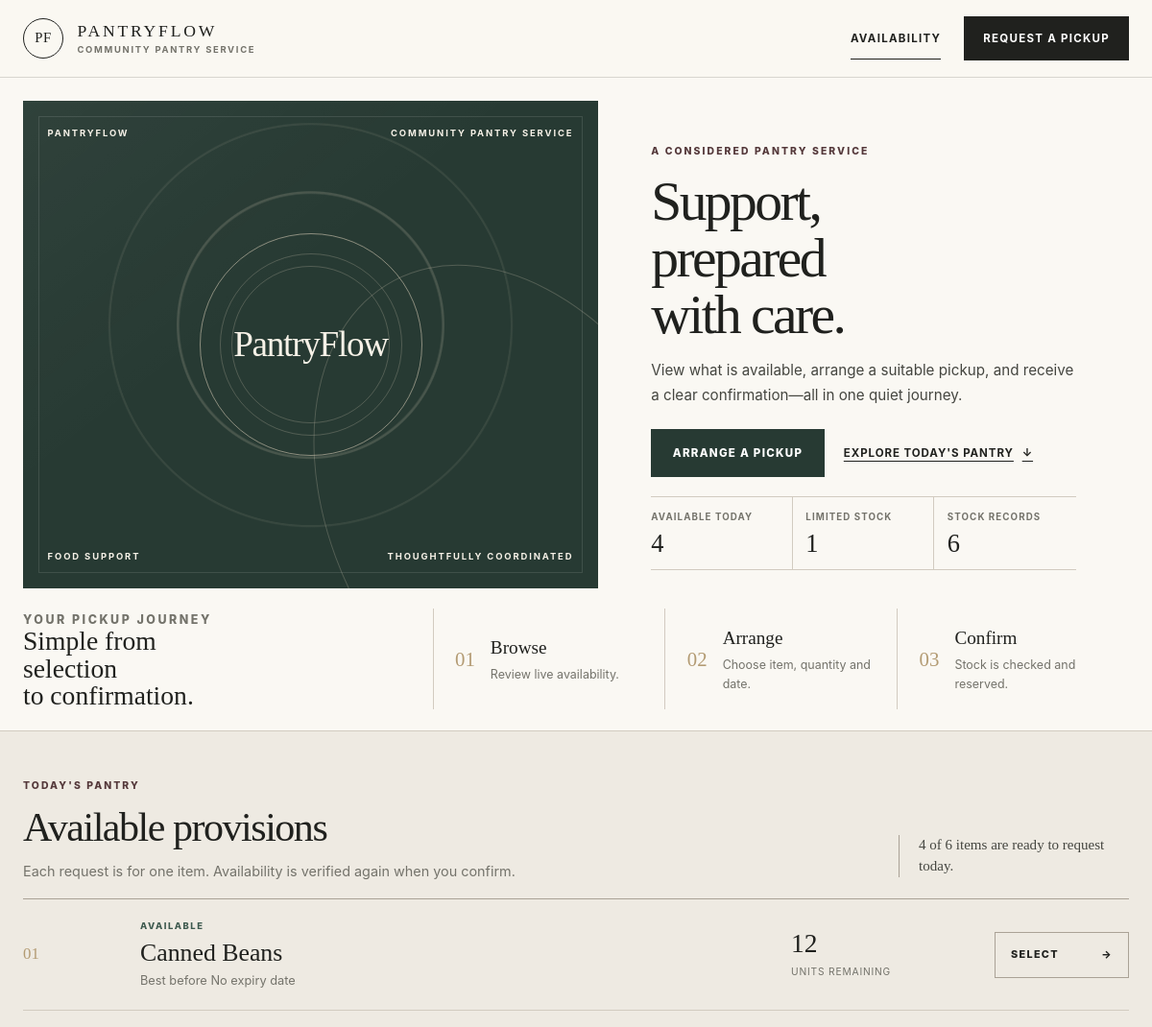
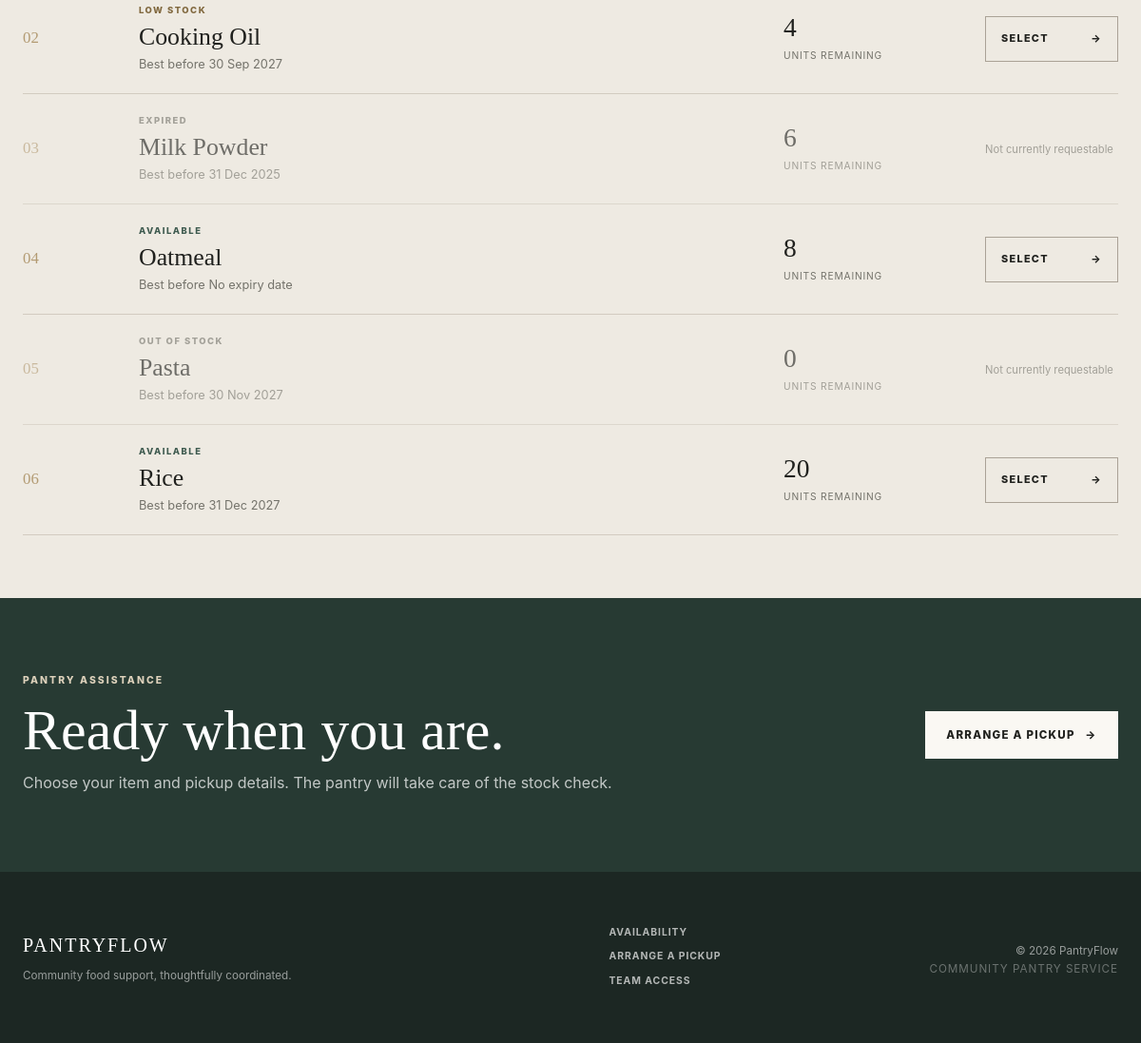
The page / on the database its author committed (2 pictures, top to bottom).
### tables this page shows
CREATE TABLE food_items (
    id INT UNSIGNED AUTO_INCREMENT PRIMARY KEY,
    name VARCHAR(100) NOT NULL,
    quantity INT UNSIGNED NOT NULL DEFAULT 0,
    expiry_date DATE NULL,
    is_active TINYINT(1) NOT NULL DEFAULT 1,
    archived_at TIMESTAMP NULL,
    created_at TIMESTAMP NOT NULL DEFAULT CURRENT_TIMESTAMP,
    INDEX idx_food_items_name (name),
    INDEX idx_food_items_quantity (quantity),
    INDEX idx_food_items_expiry_date (expiry_date),
    INDEX idx_food_items_active (is_active)
);

### includes/functions.php (called while the page is built, shortened)
<?php
function e(mixed $value): string
{
    return htmlspecialchars((string) $value, ENT_QUOTES | ENT_SUBSTITUTE, 'UTF-8');
}
function url(string $path = ''): string
{
    $base = rtrim(APP_BASE_URL, '/');
    $path = ltrim($path, '/');
    return $path === '' ? $base . '/' : $base . '/' . $path;
}
function parse_ymd_date(string $value): ?DateTimeImmutable
{
    $date = DateTimeImmutable::createFromFormat('!Y-m-d', $value);
    $errors = DateTimeImmutable::getLastErrors();
    return $date;
}
function format_date(?string $value): string
{
    if ($value === null || $value === '') {
        return 'No expiry date';
    }
    $date = parse_ymd_date($value);
    return $date ? $date->format('d M Y') : 'Invalid date';
}
function item_status(array $item): array
{
    $quantity = (int) ($item['quantity'] ?? 0);
    $expiryDate = isset($item['expiry_date']) && $item['expiry_date'] !== null
        ? parse_ymd_date((string) $item['expiry_date'])
        : null;
    $today = new DateTimeImmutable('today');
    if ($expiryDate !== null && $expiryDate < $today) {
        return ['label' => 'Expired', 'class' => 'status-expired'];
    }
    if ($quantity === 0) {
        return ['label' => 'Out of stock', 'class' => 'status-out'];
    }
    if ($quantity < 5) {
        return ['label' => 'Low stock', 'class' => 'status-low'];
    }
    return ['label' => 'Available', 'class' => 'status-available'];
}

### includes/auth.php (called while the page is built, shortened)
<?php
function is_admin(): bool
{
    return isset($_SESSION['admin_username'])
        && hash_equals(ADMIN_USERNAME, (string) $_SESSION['admin_username']);
}

### config/pdo.php (called while the page is built, shortened)
<?php
function db(): PDO
{
    $dsn = sprintf(
        'mysql:host=%s;port=%s;dbname=%s;charset=utf8mb4',
        DB_HOST,
        DB_PORT,
        DB_NAME
    );
    $connection = new PDO($dsn, DB_USER, DB_PASSWORD, [
        PDO::ATTR_ERRMODE => PDO::ERRMODE_EXCEPTION,
        PDO::ATTR_DEFAULT_FETCH_MODE => PDO::FETCH_ASSOC,
        PDO::ATTR_EMULATE_PREPARES => false,
    ]);
    return $connection;
}

### index.php (the view, shortened to what this page needs)
<?php
$items = [];
$loadError = null;
try {
    $statement = db()->query(
        'SELECT id, name, quantity, expiry_date
         FROM food_items
         WHERE is_active = 1
         ORDER BY name ASC'
    );
    $items = $statement->fetchAll();
} catch (Throwable $exception) {
    error_log('Inventory load failed: ' . $exception->getMessage());
    $loadError = 'Inventory is temporarily unavailable. Please try again shortly.';
}
$inventorySummary = [
    'requestable' => 0,
    'low' => 0,
    'unavailable' => 0,
];
foreach ($items as $summaryItem) {
    $summaryStatus = item_status($summaryItem);
    if (in_array($summaryStatus['class'], ['status-expired', 'status-out'], true)) {
        continue;
    }
    $inventorySummary['requestable']++;
    if ($summaryStatus['class'] === 'status-low') {
        $inventorySummary['low']++;
    }
}
$pageId = 'home';
require APP_ROOT . '/includes/header.php';
?>
<section class="hospitality-hero">
    <div class="container hero-frame">
        <div class="hero-visual" aria-hidden="true">
            <div class="hero-visual-top">
                <span>PANTRYFLOW</span>
                <span>COMMUNITY PANTRY SERVICE</span>
            </div>
            <div class="hero-emblem">
                <span>PantryFlow</span>
            </div>
            <div class="hero-visual-bottom">
                <span>Food support</span>
                <span>Thoughtfully coordinated</span>
            </div>
        </div>
        <div class="hero-editorial">
            <div>
                <p class="eyebrow">A considered pantry service</p>
                <h1>Support, prepared with care.</h1>
                <p class="intro-lead">
                    View what is available, arrange a suitable pickup, and receive a clear confirmation&mdash;all in one quiet journey.
                </p>
                <div class="hero-actions">
                    <a class="button button-primary" href="<?= e(url('request.php')) ?>">Arrange a pickup</a>
                    <a class="text-link" href="#inventory">Explore today&apos;s pantry <span aria-hidden="true">&darr;</span></a>
                </div>
            </div>
            <dl class="hero-ledger" aria-label="Today's pantry overview">
                <div>
                    <dt>Available today</dt>
                    <dd><?= $loadError === null ? $inventorySummary['requestable'] : '&mdash;' ?></dd>
                </div>
                <div>
                    <dt>Limited stock</dt>
                    <dd><?= $loadError === null ? $inventorySummary['low'] : '&mdash;' ?></dd>
                </div>
                <div>
                    <dt>Stock records</dt>
                    <dd><?= $loadError === null ? count($items) : '&mdash;' ?></dd>
                </div>
            </dl>
        </div>
    </div>
</section>
<section class="service-journey" aria-labelledby="journey-title">
    <div class="container journey-inner">
        <div class="journey-heading">
            <p class="eyebrow">Your pickup journey</p>
            <h2 id="journey-title">Simple from selection to confirmation.</h2>
        </div>
        <ol>
            <li><span>01</span><div><strong>Browse</strong><p>Review live availability.</p></div></li>
            <li><span>02</span><div><strong>Arrange</strong><p>Choose item, quantity and date.</p></div></li>
            <li><span>03</span><div><strong>Confirm</strong><p>Stock is checked and reserved.</p></div></li>
        </ol>
    </div>
</section>
<section id="inventory" class="section">
    <div class="container">
        <div class="section-heading inventory-heading">
            <div>
                <p class="eyebrow">Today&apos;s pantry</p>
                <h2>Available provisions</h2>
                <p class="section-intro">Each request is for one item. Availability is verified again when you confirm.</p>
            </div>
            <p class="inventory-note">
                <?php if ($loadError === null): ?>
                    <?= e($inventorySummary['requestable']) ?> of <?= e(count($items)) ?> items are ready to request today.
                <?php else: ?>
                    Live availability is currently unavailable.
                <?php endif; ?>
            </p>
        </div>
        <?php if ($loadError !== null): ?>
            <div class="empty-state empty-state-error" role="alert">
                <h3>Unable to load inventory</h3>
                <p><?= e($loadError) ?></p>
            </div>
        <?php else: ?>
            <div class="inventory-list">
                <?php foreach ($items as $index => $item): ?>
                    <?php $status = item_status($item); ?>
                    <article class="inventory-row <?= e($status['class']) ?>">
                        <div class="item-ordinal" aria-hidden="true"><?= e(str_pad((string) ($index + 1), 2, '0', STR_PAD_LEFT)) ?></div>
                        <div class="item-description">
                            <span class="status-label <?= e($status['class']) ?>"><?= e($status['label']) ?></span>
                            <h3><?= e($item['name']) ?></h3>
                            <p>Best before <?= e(format_date($item['expiry_date'])) ?></p>
                        </div>
                        <div class="item-availability">
                            <strong><?= e($item['quantity']) ?></strong>
                            <span>unit<?= (int) $item['quantity'] === 1 ? '' : 's' ?> remaining</span>
                        </div>
                        <?php if (!in_array($status['class'], ['status-expired', 'status-out'], true)): ?>
                            <a class="item-action" aria-label="Select <?= e($item['name']) ?> for pickup" href="<?= e(url('request.php?item=' . $item['id'])) ?>">
                                Select <span aria-hidden="true">&rarr;</span>
                            </a>
                        <?php else: ?>
                            <span class="item-unavailable">Not currently requestable</span>
                        <?php endif; ?>
                    </article>
                <?php endforeach; ?>
            </div>
        <?php endif; ?>
    </div>
</section>
<section class="closing-invitation">
    <div class="container invitation-inner">
        <div>
            <p class="eyebrow">Pantry assistance</p>
            <h2>Ready when you are.</h2>
            <p>Choose your item and pickup details. The pantry will take care of the stock check.</p>
        </div>
        <a class="button button-light" href="<?= e(url('request.php')) ?>">Arrange a pickup <span aria-hidden="true">&rarr;</span></a>
    </div>
</section>
<?php require APP_ROOT . '/includes/footer.php'; ?>

### includes/header.php (shortened to what this page needs)
<?php
$pageId = $pageId ?? '';
$styleVersion = (string) filemtime(APP_ROOT . '/assets/css/style.css');
?>
<!doctype html>
<html lang="en">
<head>
    <link rel="stylesheet" href="<?= e(url('assets/css/style.css?v=' . $styleVersion)) ?>">
</head>
<body class="page-<?= e($pageId) ?>">
<header class="site-header">
    <div class="container header-inner">
        <a class="brand" href="<?= e(url('index.php')) ?>" aria-label="PantryFlow home">
            <span class="brand-mark" aria-hidden="true">PF</span>
            <span class="brand-copy">
                <strong>PANTRYFLOW</strong>
                <small>Community Pantry Service</small>
            </span>
        </a>
        <nav class="primary-nav" aria-label="Main navigation">
            <a class="<?= $pageId === 'home' ? 'is-active' : '' ?>" href="<?= e(url('index.php#inventory')) ?>" <?= $pageId === 'home' ? 'aria-current="page"' : '' ?>>Availability</a>
            <?php if (is_admin()): ?>
                <a class="<?= $pageId === 'dashboard' ? 'is-active' : '' ?>" href="<?= e(url('dashboard.php')) ?>" <?= $pageId === 'dashboard' ? 'aria-current="page"' : '' ?>>Operations</a>
                <form class="nav-form" action="<?= e(url('logout.php')) ?>" method="post">
                    <button class="nav-button" type="submit">Log out</button>
                </form>
            <?php else: ?>
                <a class="nav-reserve <?= $pageId === 'request' ? 'is-active' : '' ?>" href="<?= e(url('request.php')) ?>" <?= $pageId === 'request' ? 'aria-current="page"' : '' ?>>Request a pickup</a>
            <?php endif; ?>
        </nav>
    </div>
</header>
<main id="main-content" tabindex="-1">

### includes/footer.php (shortened to what this page needs)
</main>
<footer id="site-footer" class="site-footer">
    <div class="container footer-inner">
        <div class="footer-brand">
            <strong>PantryFlow</strong>
            <p>Community food support, thoughtfully coordinated.</p>
        </div>
        <nav class="footer-nav" aria-label="Footer navigation">
            <a href="<?= e(url('index.php#inventory')) ?>">Availability</a>
            <a href="<?= e(url('request.php')) ?>">Arrange a pickup</a>
            <a href="<?= e(url(is_admin() ? 'dashboard.php' : 'login.php')) ?>"><?= is_admin() ? 'Operations' : 'Team access' ?></a>
        </nav>
        <p class="footer-note">&copy; <?= e(date('Y')) ?> PantryFlow<br><span>Community Pantry Service</span></p>
    </div>
</footer>
</body>
</html>

### rows shown on the page
food_items: index "01", label "AVAILABLE", name "Canned Beans", expiry_date "No expiry date", quantity "12", shows "S"
food_items: index "02", label "LOW STOCK", name "Cooking Oil", expiry_date "30 Sep 2027", quantity "4"
food_items: index "03", label "EXPIRED", name "Milk Powder", expiry_date "31 Dec 2025", quantity "6", shows "S", shows "Not currently requestable"
food_items: index "04", label "AVAILABLE", name "Oatmeal", expiry_date "No expiry date", quantity "8", shows "S"
food_items: index "05", label "OUT OF STOCK", name "Pasta", expiry_date "30 Nov 2027", quantity "0", shows "Not currently requestable"
food_items: index "06", label "AVAILABLE", name "Rice", expiry_date "31 Dec 2027", quantity "20", shows "S"

### other values the page prints
$inventorySummary['requestable'] "4"
$inventorySummary['low'] "1"
count($items) "6"
